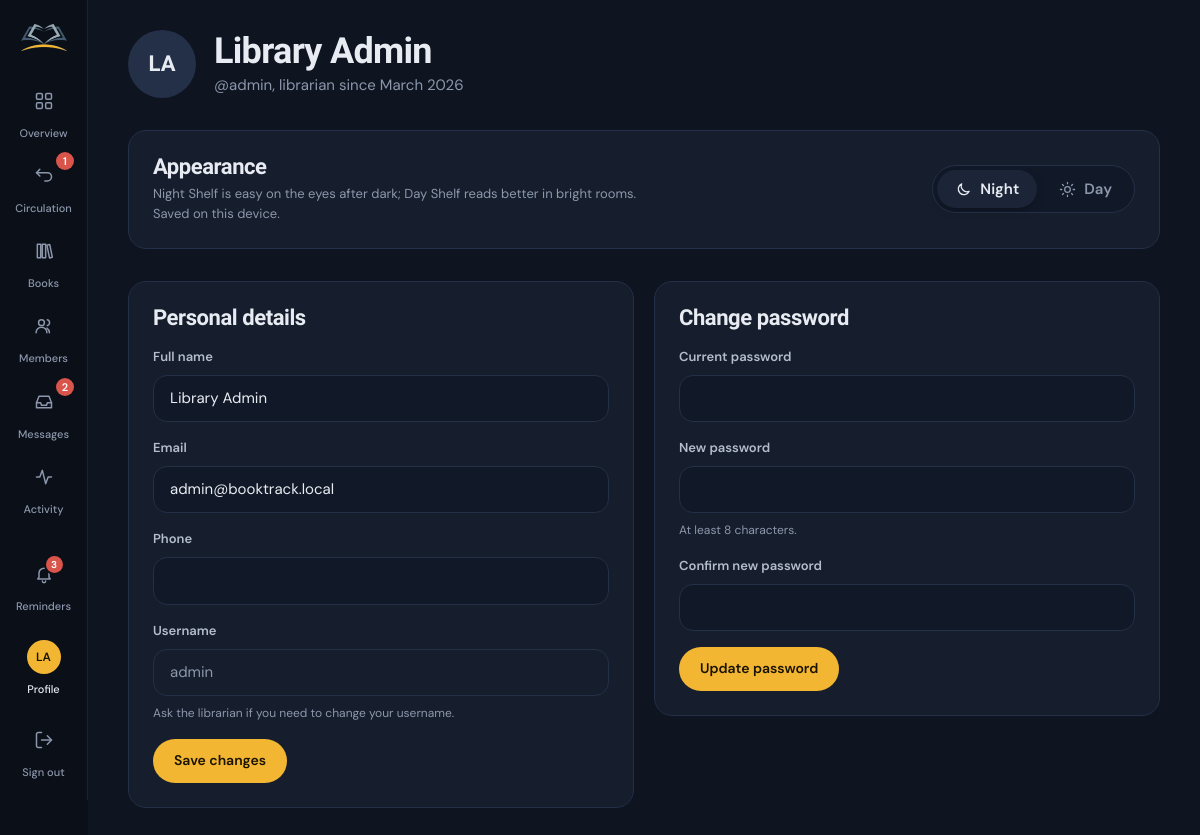
The app's page /profile.php (signed in) with its own data.
### tables this page shows
CREATE TABLE users (
  id            INT UNSIGNED AUTO_INCREMENT PRIMARY KEY,
  name          VARCHAR(120) NOT NULL,
  username      VARCHAR(60)  NOT NULL UNIQUE,
  email         VARCHAR(160) NULL,
  phone         VARCHAR(40)  NULL,
  password_hash VARCHAR(255) NOT NULL,
  role          ENUM('admin','member') NOT NULL DEFAULT 'member',
  is_active     TINYINT(1)   NOT NULL DEFAULT 1,
  last_login_at DATETIME     NULL,
  created_at    DATETIME     NOT NULL DEFAULT CURRENT_TIMESTAMP,
  INDEX idx_users_role (role)
);

### includes/db.php (called while the page is built, shortened)
<?php
function db(): PDO
{
    static $pdo = null;
    if ($pdo) return $pdo;
    $c = config('db');
    try {
        if ($c['driver'] === 'sqlite') {
            $pdo = new PDO('sqlite:' . $c['sqlite_path']);
            $pdo->exec('PRAGMA foreign_keys = ON');
        } else {
            $dsn = sprintf('mysql:host=%s;port=%d;dbname=%s;charset=utf8mb4', $c['host'], $c['port'], $c['name']);
            $pdo = new PDO($dsn, $c['user'], $c['pass']);
            $pdo->exec("SET time_zone = '" . date('P') . "'");
        }
    } catch (PDOException $e) {
        http_response_code(500);
        $hint = config('debug')
            ? htmlspecialchars($e->getMessage())
            : 'Please try again later.';
        exit('<!doctype html><meta charset="utf-8"><title>Database unavailable</title>'
            . '<body style="margin:0;background:#0E1420;color:#E8ECF2;font-family:system-ui,sans-serif">'
            . '<div style="max-width:560px;margin:15vh auto;padding:0 24px;line-height:1.55">'
            . '<h1 style="font-weight:600">Can\'t reach the database</h1>'
            . '<p>BookTrack could not connect to MySQL. Make sure MySQL is running in XAMPP, then open '
            . '<a style="color:#F5C55A" href="' . htmlspecialchars(url('setup.php')) . '">setup.php</a> to create the database '
            . '(or import <code>database/booktrack.sql</code> in phpMyAdmin).</p>'
            . '<pre style="white-space:pre-wrap;background:#161E2D;border:1px solid #243047;padding:12px;border-radius:10px;color:#B4BDCC">' . $hint . '</pre></div></body>');
    }
    $pdo->setAttribute(PDO::ATTR_ERRMODE, PDO::ERRMODE_EXCEPTION);
    $pdo->setAttribute(PDO::ATTR_DEFAULT_FETCH_MODE, PDO::FETCH_ASSOC);
    $pdo->setAttribute(PDO::ATTR_EMULATE_PREPARES, false);
    return $pdo;
}
function q(string $sql, array $params = []): PDOStatement
{
    $stmt = db()->prepare($sql);
    $stmt->execute($params);
    return $stmt;
}
function q_all(string $sql, array $params = []): array
{
    return q($sql, $params)->fetchAll();
}
function q_one(string $sql, array $params = []): ?array
{
    $row = q($sql, $params)->fetch();
    return $row === false ? null : $row;
}
function q_val(string $sql, array $params = [])
{
    $v = q($sql, $params)->fetchColumn();
    return $v === false ? null : $v;
}

### includes/auth.php (called while the page is built, shortened)
<?php
function current_user(bool $refresh = false): ?array
{
    static $cache = [];
    $id = $_SESSION['user_id'] ?? null;
    if ($refresh || !array_key_exists($id, $cache)) {
        $cache[$id] = q_one('SELECT id, name, username, email, phone, role, is_active, created_at FROM users WHERE id = ?', [$id]);
    }
    $user = $cache[$id];
    return $user;
}
function home_for(array $user): string
{
    return $user['role'] === 'admin' ? 'admin/index.php' : 'discover.php';
}
function require_login(): array
{
    $user = current_user();
    return $user;
}

### includes/chat.php (called while the page is built, shortened)
<?php
function chat_ensure_schema(): void
{
    static $done = false;
    if ($done) return;
    $done = true;
    try {
        db()->query('SELECT 1 FROM chat_messages LIMIT 1');
        return;
    } catch (PDOException $e) {
    }
}
function chat_unread_conversations(): int
{
    chat_ensure_schema();
    return (int)q_val("SELECT COUNT(DISTINCT member_id) FROM chat_messages WHERE sender = 'member' AND read_at IS NULL");
}

### includes/bootstrap.php (called while the page is built, shortened)
<?php
function config(string $key, $default = null)
{
    $value = $GLOBALS['__config'];
    foreach (explode('.', $key) as $part) {
        $value = $value[$part];
    }
    return $value;
}
require_once __DIR__ . '/db.php';
require_once __DIR__ . '/helpers.php';
require_once __DIR__ . '/auth.php';
require_once __DIR__ . '/library.php';
require_once __DIR__ . '/chat.php';

### includes/library.php (called while the page is built, shortened)
<?php
function reminders_for(array $user): array
{
    $items = [];
    if ($user['role'] === 'admin') {
        $requests = q_all("SELECT l.id, b.title, u.name FROM loans l JOIN books b ON b.id = l.book_id JOIN users u ON u.id = l.user_id
                           WHERE l.status = 'return_requested' ORDER BY l.id DESC LIMIT 5");
        foreach ($requests as $r) {
            $items[] = ['tone' => 'info', 'icon' => 'swap', 'title' => 'Ready to check in',
                'text' => $r['name'] . ' is returning “' . $r['title'] . '”', 'url' => url('admin/loans.php', ['tab' => 'requests'])];
        }
        $overdue = (int)q_val("SELECT COUNT(*) FROM loans WHERE status = 'borrowed' AND due_at < ?", [today()]);
        if ($overdue) $items[] = ['tone' => 'late', 'icon' => 'clock', 'title' => plural($overdue, 'overdue book'),
            'text' => 'Follow up with the members who have them', 'url' => url('admin/loans.php', ['tab' => 'overdue'])];
        $waiting = chat_unread_conversations();
        if ($waiting) $items[] = ['tone' => 'info', 'icon' => 'message', 'title' => plural($waiting, 'member') . ' waiting for a reply',
            'text' => 'Open the inbox to answer', 'url' => url('admin/messages.php')];
        return $items;
    }
    return $items;
}

### profile.php (the view, shortened to what this page needs)
<?php
require __DIR__ . '/includes/bootstrap.php';
$user = require_login();
$active = 'profile';
require __DIR__ . '/includes/partials/header.php';
$v = fn($k) => e(is_post() && input('action') === 'profile' ? input($k) : ($user[$k] ?? ''));
?>
<header class="page-head">
  <div class="page-head__title row" style="flex-direction:row;align-items:center;gap:18px">
    <span class="avatar avatar--lg"><?= e(initials($user['name'])) ?></span>
    <div class="stack" style="gap:2px">
      <h1><?= e($user['name']) ?></h1>
      <p>@<?= e($user['username']) ?>, <?= $user['role'] === 'admin' ? 'librarian' : 'member' ?> since <?= e(fmt_date($user['created_at'], 'F Y')) ?></p>
    </div>
  </div>
</header>
<section class="card appearance">
  <div class="appearance__text">
    <h2>Appearance</h2>
    <p class="small muted">Night Shelf is easy on the eyes after dark; Day Shelf reads better in bright rooms. Saved on this device.</p>
  </div>
  <form method="post" class="segmented" role="group" aria-label="Theme">
    <button type="submit" name="theme" value="dark" data-theme-set="dark" aria-pressed="<?= $theme === 'dark' ? 'true' : 'false' ?>"><?= icon('moon') ?> Night</button>
    <button type="submit" name="theme" value="light" data-theme-set="light" aria-pressed="<?= $theme === 'light' ? 'true' : 'false' ?>"><?= icon('sun') ?> Day</button>
  </form>
</section>
<div class="grid-2 grid-2--even">
  <form class="card stack" method="post">
    <div class="card__head" style="margin:0"><h2>Personal details</h2></div>
    <div class="field"><label for="name">Full name</label><input class="input" id="name" name="name" required value="<?= $v('name') ?>"></div>
    <div class="field"><label for="email">Email</label><input class="input" id="email" name="email" type="email" value="<?= $v('email') ?>"></div>
    <div class="field"><label for="phone">Phone</label><input class="input" id="phone" name="phone" value="<?= $v('phone') ?>"></div>
    <div class="field"><label>Username</label><input class="input" value="<?= e($user['username']) ?>" disabled><span class="hint">Ask the librarian if you need to change your username.</span></div>
    <div><button class="btn" type="submit">Save changes</button></div>
  </form>
  <form class="card stack" method="post">
    <div class="card__head" style="margin:0"><h2>Change password</h2></div>
    <div class="field"><label for="current_password">Current password</label><input class="input" id="current_password" name="current_password" type="password" autocomplete="current-password" required></div>
    <div class="field"><label for="new_password">New password</label><input class="input" id="new_password" name="new_password" type="password" autocomplete="new-password" minlength="8" required><span class="hint">At least 8 characters.</span></div>
    <div class="field"><label for="confirm_password">Confirm new password</label><input class="input" id="confirm_password" name="confirm_password" type="password" autocomplete="new-password" required></div>
    <div><button class="btn" type="submit">Update password</button></div>
  </form>
</div>
<?php require __DIR__ . '/includes/partials/footer.php'; ?>

### includes/partials/header.php (shortened to what this page needs)
<?php
$user = current_user();
$active = $active ?? '';
$isAdmin = $user && $user['role'] === 'admin';
if ($user && !$isAdmin) {
    $navCounts = [
        'loans'    => active_loan_count((int)$user['id']),
        'messages' => unread_replies((int)$user['id']),
    ];
    $nav = [
        ['discover.php', 'discover', 'compass', 'Discover'],
        ['loans.php', 'loans', 'book', 'My loans', $navCounts['loans']],
        ['favorites.php', 'favorites', 'heart', 'Favorites'],
        ['messages.php', 'messages', 'message', 'Messages', $navCounts['messages']],
    ];
} elseif ($isAdmin) {
    $navCounts = [
        'returns'  => (int)q_val("SELECT COUNT(*) FROM loans WHERE status = 'return_requested'"),
        'messages' => chat_unread_conversations(),
    ];
    $nav = [
        ['admin/index.php', 'overview', 'grid', 'Overview'],
        ['admin/loans.php', 'loans', 'swap', 'Circulation', $navCounts['returns']],
        ['admin/books.php', 'books', 'books', 'Books'],
        ['admin/members.php', 'members', 'users', 'Members'],
        ['admin/messages.php', 'messages', 'inbox', 'Messages', $navCounts['messages']],
        ['admin/activity.php', 'activity', 'activity', 'Activity'],
    ];
}
$theme = ($_COOKIE['bt_theme'] ?? '') === 'light' ? 'light' : 'dark';
$reminders = $user ? reminders_for($user) : [];
?><!doctype html>
<html lang="en" data-theme="<?= $theme ?>">
<head>
  <link rel="stylesheet" href="<?= e(asset('css/app.css')) ?>">
</head>
<body class="<?= e($bodyClass ?? '') ?>"<?= $user ? ' data-search-api="' . e(url('api/search.php')) . '"' : '' ?>>
<?php if ($user):
    $home = url(home_for($user));
?>
<div class="app" id="app">
  <aside class="sidebar" id="sidebar" aria-label="Sidebar">
    <a class="brand" href="<?= e($home) ?>" aria-label="BookTrack home">
      <img src="<?= e(asset('img/logo.png')) ?>" alt="" width="46" height="27">
    </a>
    <nav class="nav" aria-label="Main">
      <?php foreach ($nav as $item): ?>
        <a href="<?= e(url($item[0])) ?>" <?= $active === $item[1] ? 'aria-current="page"' : '' ?>>
          <span class="nav__icon"><?= icon($item[2]) ?></span>
          <span class="nav__label"><?= e($item[3]) ?></span>
          <?php if (!empty($item[4])): ?><span class="count" aria-label="<?= (int)$item[4] ?> new"><?= (int)$item[4] ?></span><?php endif; ?>
        </a>
      <?php endforeach; ?>
    </nav>
    <div class="rail-user">
      <button class="rail-bell" type="button" popovertarget="reminders" aria-label="Reminders<?= $reminders ? ', ' . count($reminders) . ' new' : '' ?>">
        <span class="nav__icon"><?= icon('bell') ?><?php if ($reminders): ?><span class="count"><?= count($reminders) > 9 ? '9+' : count($reminders) ?></span><?php endif; ?></span>
        <span class="nav__label">Reminders</span>
      </button>
      <a class="rail-account" href="<?= e(url('profile.php')) ?>" <?= $active === 'profile' ? 'aria-current="page"' : '' ?> title="<?= e($user['name']) ?>">
        <span class="nav__icon"><span class="avatar"><?= e(initials($user['name'])) ?></span></span>
        <span class="nav__label">Profile</span>
      </a>
      <form method="post" action="<?= e(url('logout.php')) ?>">
        <button class="rail-signout" type="submit"><span class="nav__icon"><?= icon('logout') ?></span><span class="nav__label">Sign out</span></button>
      </form>
    </div>
  </aside>
  <div class="shell">
    <main class="main" id="main">
<?php endif; ?>

### records on screen
users: name "LA", name "Library Admin", username "admin", created_at "March 2026", email "admin@booktrack.local"

### other values on screen
$item[3] "Overview"
$item[3] "Circulation"
$item[4] "1"
$item[3] "Books"
$item[3] "Members"
$item[3] "Messages"
$item[4] "2"
$item[3] "Activity"
count($reminders) "3"
